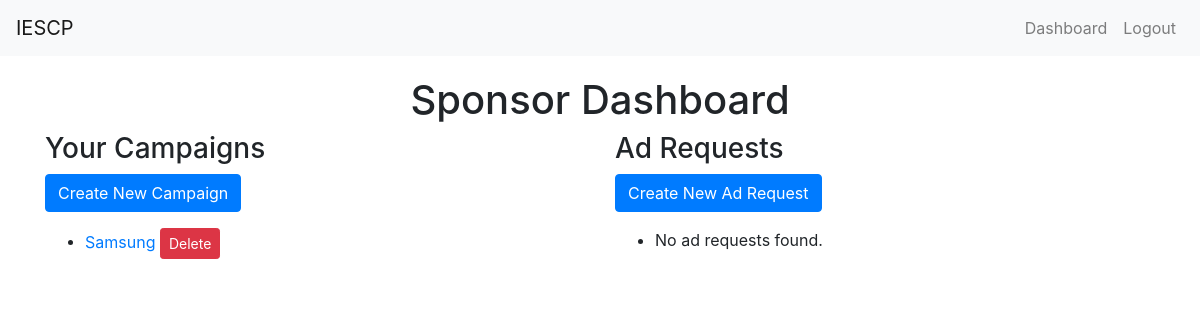
Page /sponsor_dashboard (signed in) on the earlier database version.
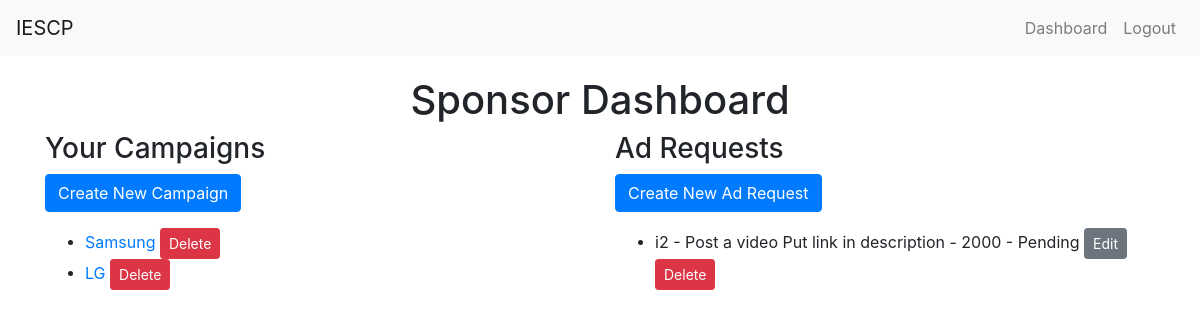
Same page on the later database version.
### app.py (models this page shows, shortened)
class Campaign(db.Model):
    id = db.Column(db.Integer, primary_key=True)
    name = db.Column(db.String(100), nullable=False)
    description = db.Column(db.String(200))
    start_date = db.Column(db.DateTime, default=db.func.current_timestamp())
    end_date = db.Column(db.DateTime)
    budget = db.Column(db.Float, nullable=False)
    owner_id = db.Column(db.Integer, db.ForeignKey('user.id'), nullable=False)
    visibility = db.Column(db.String(10))  # 'public' or 'private'
    ad_requests = db.relationship('AdRequest', backref='campaign', lazy=True)

class AdRequest(db.Model):
    id = db.Column(db.Integer, primary_key=True)
    campaign_id = db.Column(db.Integer, db.ForeignKey('campaign.id'), nullable=False)
    influencer_id = db.Column(db.Integer, db.ForeignKey('user.id'), nullable=False)
    messages = db.Column(db.Text)
    requirements = db.Column(db.Text)
    payment_amount = db.Column(db.Integer)
    status = db.Column(db.String(10), default='Pending')  # 'Pending', 'Accepted', 'Rejected'

class User(UserMixin, db.Model):
    id = db.Column(db.Integer, primary_key=True)
    username = db.Column(db.String(50), unique=True, nullable=False)
    password = db.Column(db.String(200), nullable=False)
    role = db.Column(db.String(20), nullable=False)  # 'admin', 'sponsor', 'influencer'
    campaigns = db.relationship('Campaign', backref='owner', lazy=True)
    ad_requests = db.relationship('AdRequest', backref='influencer', lazy=True)
    company_name = db.Column(db.String(100))
    industry = db.Column(db.String(100))
    budget = db.Column(db.Integer)
    category = db.Column(db.String(100))
    niche = db.Column(db.String(100))
    reach = db.Column(db.Integer)

### app.py (the view)
@app.route('/sponsor_dashboard')
@login_required
def sponsor_dashboard():
    if current_user.role != 'sponsor':
        flash('Access unauthorized!', 'danger')
        return redirect(url_for('index'))
    campaigns = Campaign.query.filter_by(owner_id=current_user.id).all()
    ad_requests = AdRequest.query.join(Campaign).filter(Campaign.owner_id == current_user.id).all()
    return render_template('sponsor_dashboard.html', campaigns=campaigns, ad_requests=ad_requests)

### app.py (called while the page is built)
@login_manager.user_loader
def load_user(user_id):
    return User.query.get(int(user_id))

### templates/sponsor_dashboard.html (shortened to what this page needs)
{% extends "layout.html" %}
{% block content %}
<h1 class="text-center">Sponsor Dashboard</h1>
<div class="row">
    <div class="col-md-6">
        <h3>Your Campaigns</h3>
        <a href="{{ url_for('create_campaign') }}" class="btn btn-primary mb-3">Create New Campaign</a>
        <ul>
            {% for campaign in campaigns %}
            <li>
                <a href="{{ url_for('update_campaign', campaign_id=campaign.id) }}">{{ campaign.name }}</a>
                <form method="POST" action="{{ url_for('delete_campaign', campaign_id=campaign.id) }}" style="display:inline;">
                    <button type="submit" class="btn btn-danger btn-sm">Delete</button>
                </form>
            </li>
            {% else %}
            <li>No campaigns found.</li>
            {% endfor %}
        </ul>
    </div>
    <div class="col-md-6">
        <h3>Ad Requests</h3>
        <a href="{{ url_for('create_ad_request') }}" class="btn btn-primary mb-3">Create New Ad Request</a>
        <ul>
            {% for ad_request in ad_requests %}
            <li>
                {{ ad_request.influencer.username }} - {{ ad_request.requirements }} - {{ ad_request.payment_amount }} - {{ ad_request.status }}
                <a href="{{ url_for('update_ad_request', ad_request_id=ad_request.id) }}" class="btn btn-secondary btn-sm">Edit</a>
                <form method="POST" action="{{ url_for('delete_ad_request', ad_request_id=ad_request.id) }}" style="display:inline;">
                    <button type="submit" class="btn btn-danger btn-sm">Delete</button>
                </form>
            </li>
            {% else %}
            <li>No ad requests found.</li>
            {% endfor %}
        </ul>
    </div>
</div>
{% endblock %}

### templates/layout.html (shortened to what this page needs)
<!DOCTYPE html>
<html lang="en">
<head>
    <link rel="stylesheet" href="https://maxcdn.bootstrapcdn.com/bootstrap/4.5.2/css/bootstrap.min.css">
</head>
<body>
    <nav class="navbar navbar-expand-lg navbar-light bg-light">
        <a class="navbar-brand" href="{{ url_for('home') }}">IESCP</a>
        <div class="collapse navbar-collapse" id="navbarNav">
            <ul class="navbar-nav ml-auto">
                {% if current_user.is_authenticated %}
                    {% if current_user.role == 'admin' %}
                        <li class="nav-item">
                            <a class="nav-link" href="{{ url_for('admin_dashboard') }}">Dashboard</a>
                        </li>
                    {% elif current_user.role == 'sponsor' %}
                        <li class="nav-item">
                            <a class="nav-link" href="{{ url_for('sponsor_dashboard') }}">Dashboard</a>
                        </li>
                    {% elif current_user.role == 'influencer' %}
                        <li class="nav-item">
                            <a class="nav-link" href="{{ url_for('influencer_dashboard') }}">Dashboard</a>
                        </li>
                    {% endif %}
                    <li class="nav-item">
                        <a class="nav-link" href="{{ url_for('logout') }}">Logout</a>
                    </li>
                {% endif %}
            </ul>
        </div>
    </nav>
    <div class="container">
        {% block content %}{% endblock %}
    </div>
</body>
</html>

### templates/layout.html (style rules this page uses)
.container { margin-top: 20px; }

Differences in the rows shown:
added Campaign: name "LG"
added AdRequest: influencer.username "i2", requirements "Post a video Put link in description", payment_amount "2000", status "Pending"
Other differences:
text no longer shown: "No ad requests found."
